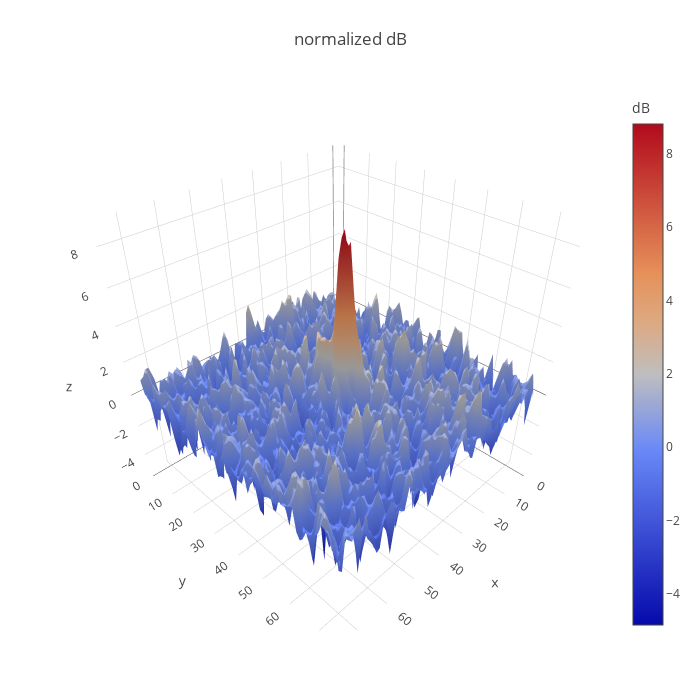

The notebook cell this image was saved under:
### Code cell
print(0.0 if np.isclose(iceberg.mean(), 0) else iceberg.mean(), iceberg.std())
plot_3d_example(ice2d, tnorm)

### Figure 1 — Plotly figure (JSON) as saved in the notebook; plotly's stock layout.template omitted (floating-point values rounded to 4 significant figures; data arrays with more than 128 entries replaced by an {"elided": "..."} marker saying what was removed)
{"data": [{"colorbar": {"title": "dB"}, "type": "surface", "z": {"elided": "75x75 float values"}}], "layout": {"autosize": false, "height": 700, "margin": {"b": 65, "l": 65, "r": 50, "t": 90}, "title": "normalized dB", "width": 700}}
